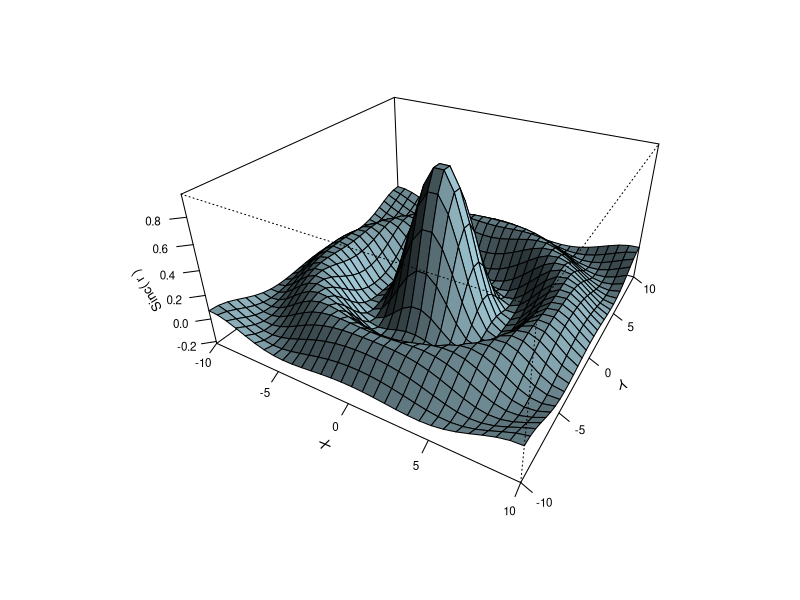
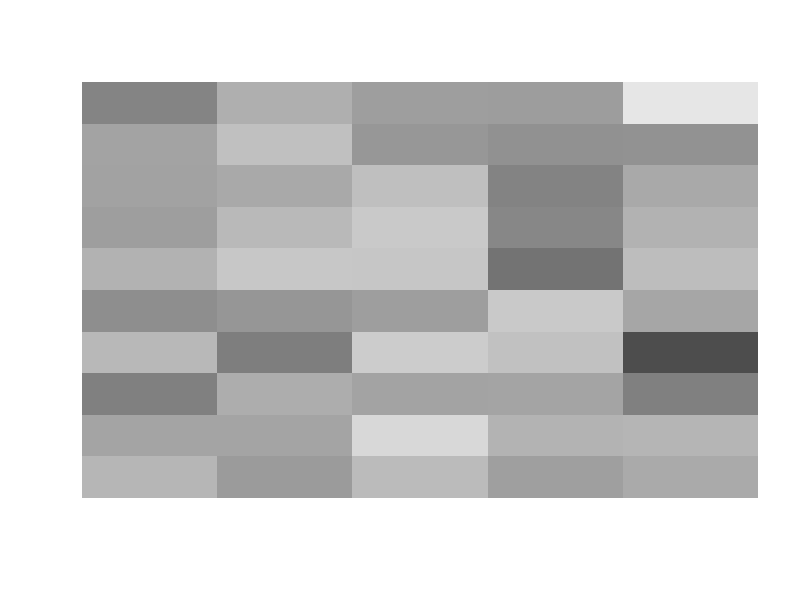
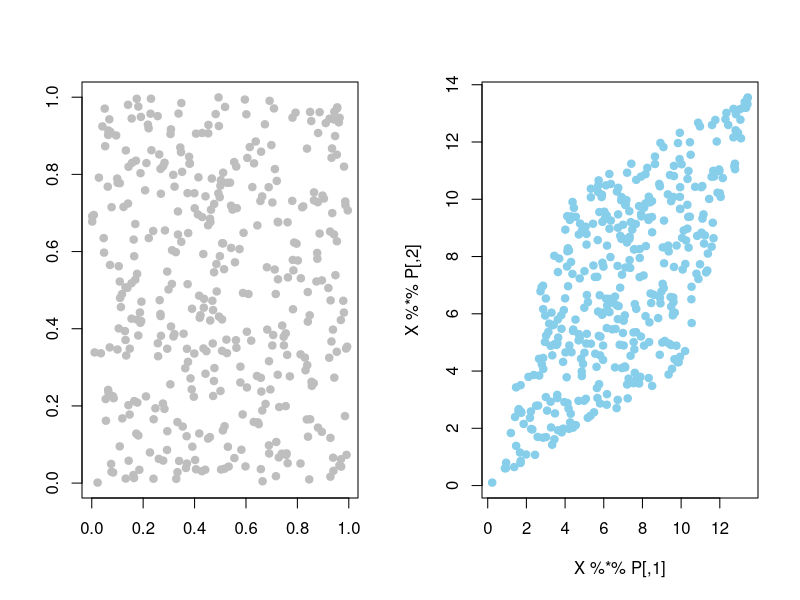
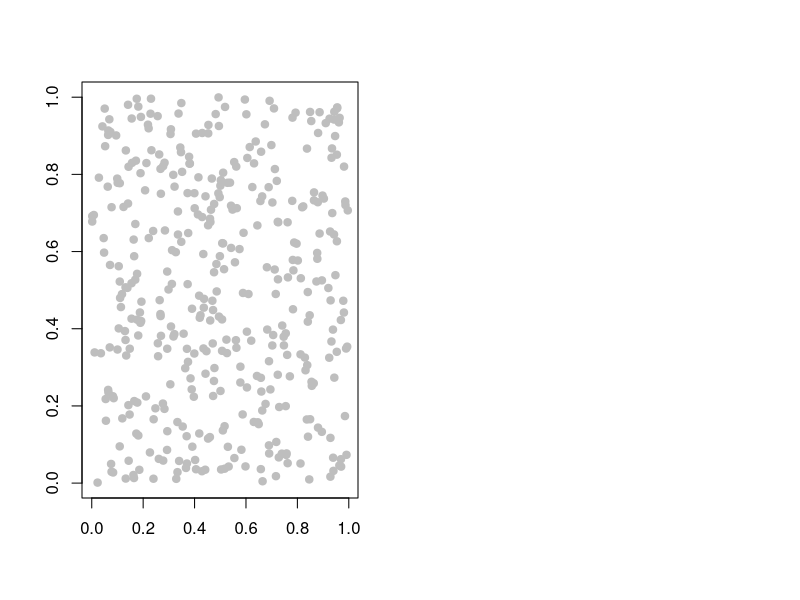
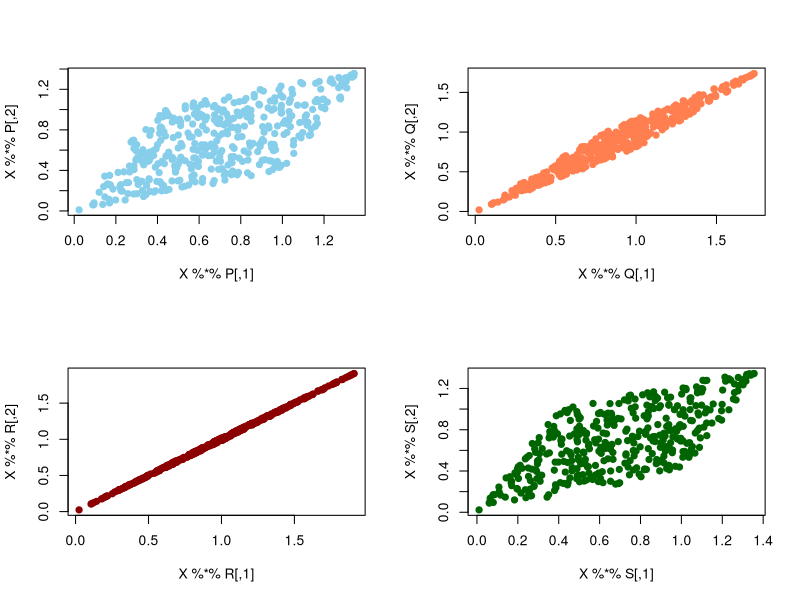

The R source for these figures, in order:
# 03. Numerical Analysis Basics

set.seed(0)

# 전치행렬 
print(A <- round(matrix(rnorm(12), 4, 3), 2))
t(A)

# 내적&외적
x <- 1:3
y <- 4:6

## 내적
sum(x*y)
t(x) %*% y
drop(t(x) %*% y)

## 외적
outer(x, y)
x %o% y
x %*% t(y)

### 외적의 활용
outer(x, y, FUN = "*")
outer(x, y, FUN = "+")

# f(x,y)=sin√x2+y2/√x2+y2

x <- seq(-10, 10, length = 30)
y <- x
f <- function(x, y) 
{ 
  r <- sqrt(x^2 + y^2)
  return(sin(r)/r) 
}
z <- outer(x, y, f)
z[is.na(z)] <- 1
persp(x, y, z, theta = 30, phi = 30, expand = 0.5, col = "lightblue",
      ltheta = 120, shade = 0.75, ticktype = "detailed",
      xlab = "X", ylab = "Y", zlab = "Sinc( r )", 
      cex.lab = 0.8, cex.axis = 0.7)

## 반복 실행

N <- 10
d <- 5
X <- round(matrix(rnorm(N*d), N, d), 2)
X
## Use image() to visualize a matrix. 
## Need to transpose the matrix and then flip it horizontally.
image(t(X)[,N:1], axes = FALSE, col = gray.colors(128))

apply(X = X, MARGIN = 1, FUN = mean) # 행 방향으로 평균 계산 반복 실행
apply(X, 2, mean) # 열 빙향으로 평균 계산 반복 실행

# for ( n in 1:N ) mean(X[n,])  # Not run...
# apply(X, 1, mean) # Not run...
head(rowMeans(X))

head(colMeans(X))
head(rowSums(X))
head(colSums(X))


Z <- scale(X) # scale(X, center = TRUE, scale = TRUE)
head(Z)

print(R <- cov(Z))
cor(X)  # should be equal to R


# 행렬곱
A

t(A) %*% A

### 하다마드 곱
A * A # A⊙B

## 행렬곱과 선형변환 
X <- matrix(runif(400 * 2), 400, 2)
P <- matrix(c(10, 4, 4, 10), 2, 2)

par(mfrow = c(1, 2))
plot(X, xlab = "", ylab = "", pch = 19, col = "gray")
plot(X %*% P, col = "skyblue", pch = 19)


# 역행렬
A <- t(X) %*% X
A.inv <- solve(A)
A.inv

A %*% A.inv
A.inv %*% A
round(A %*% A.inv, 12)
round(A.inv %*% A, 12)


Amat <- matrix(c(1,  2,  3,
                 2, -5, -1,
                 0,  1, -1),
               ncol = 3, byrow = TRUE)
bvec <- c(5, 7, 0)
x <- solve(Amat, bvec)
x

Amat %*% x   # should be equal to bvec 


# 행렬식

det(A)

plot(X, xlab = "", ylab = "", pch = 19, col = "gray")

print(P <- matrix(c(1, 0.4, 0.4, 1), 2, 2))
print(Q <- matrix(c(1, 0.8, 0.8, 1), 2, 2))
print(R <- matrix(c(1, 0.98, 0.98, 1), 2, 2))
print(S <- matrix(c(0.4, 1, 1, 0.4), 2, 2))

det(P)
det(Q)
det(R)
det(S)

par(mfrow = c(2, 2))
plot(X %*% P, col = "skyblue", pch = 19)
plot(X %*% Q, col = "coral", pch = 19)
plot(X %*% R, col = "darkred", pch = 19)
plot(X %*% S, col = "darkgreen", pch = 19)


# 행렬의 분해
## 상삼각행렬, 하삼각행렬
print(A <- round(A, 2))
upper.tri(A)
lower.tri(A)
A[lower.tri(A)] <- 0
A